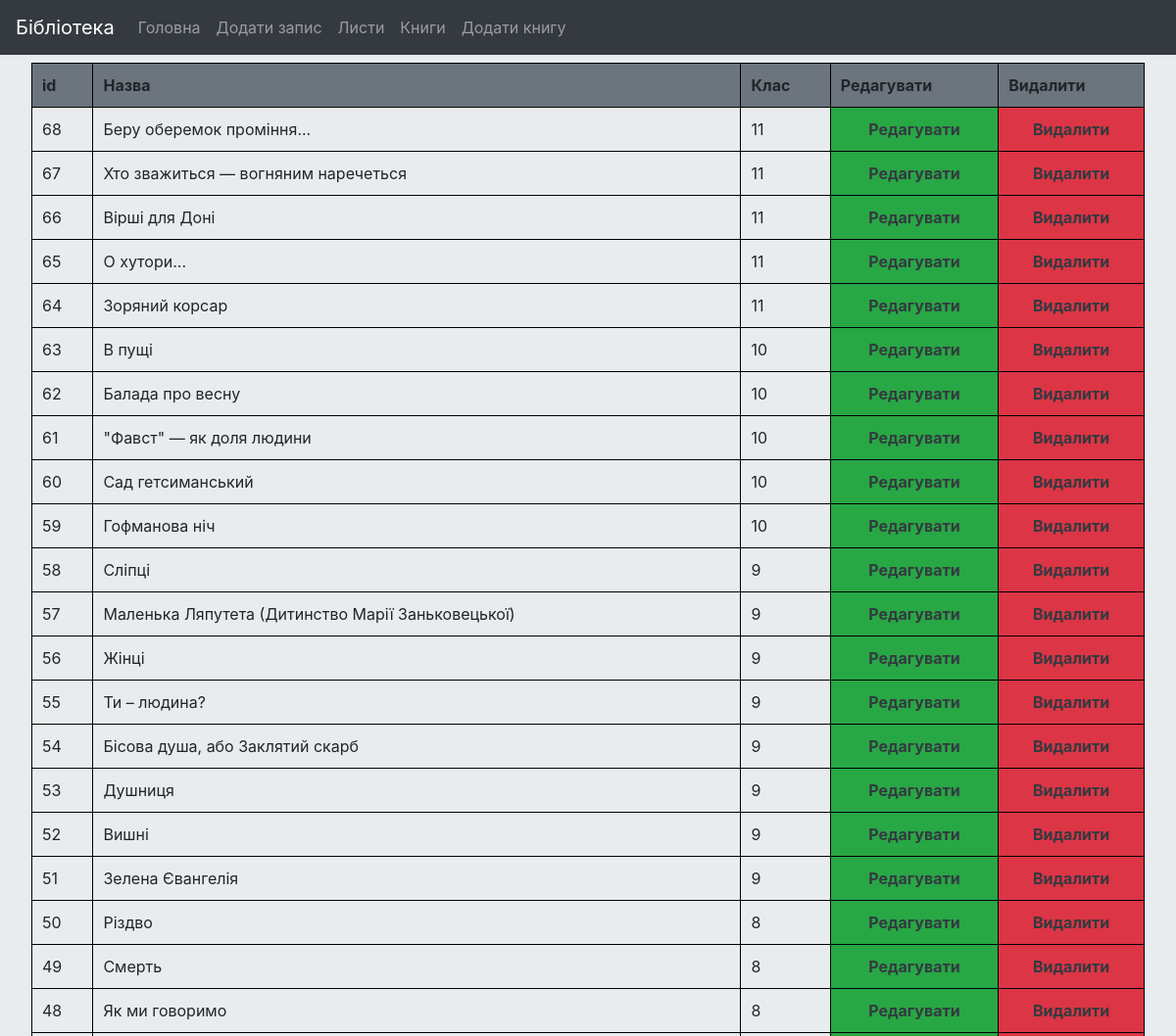
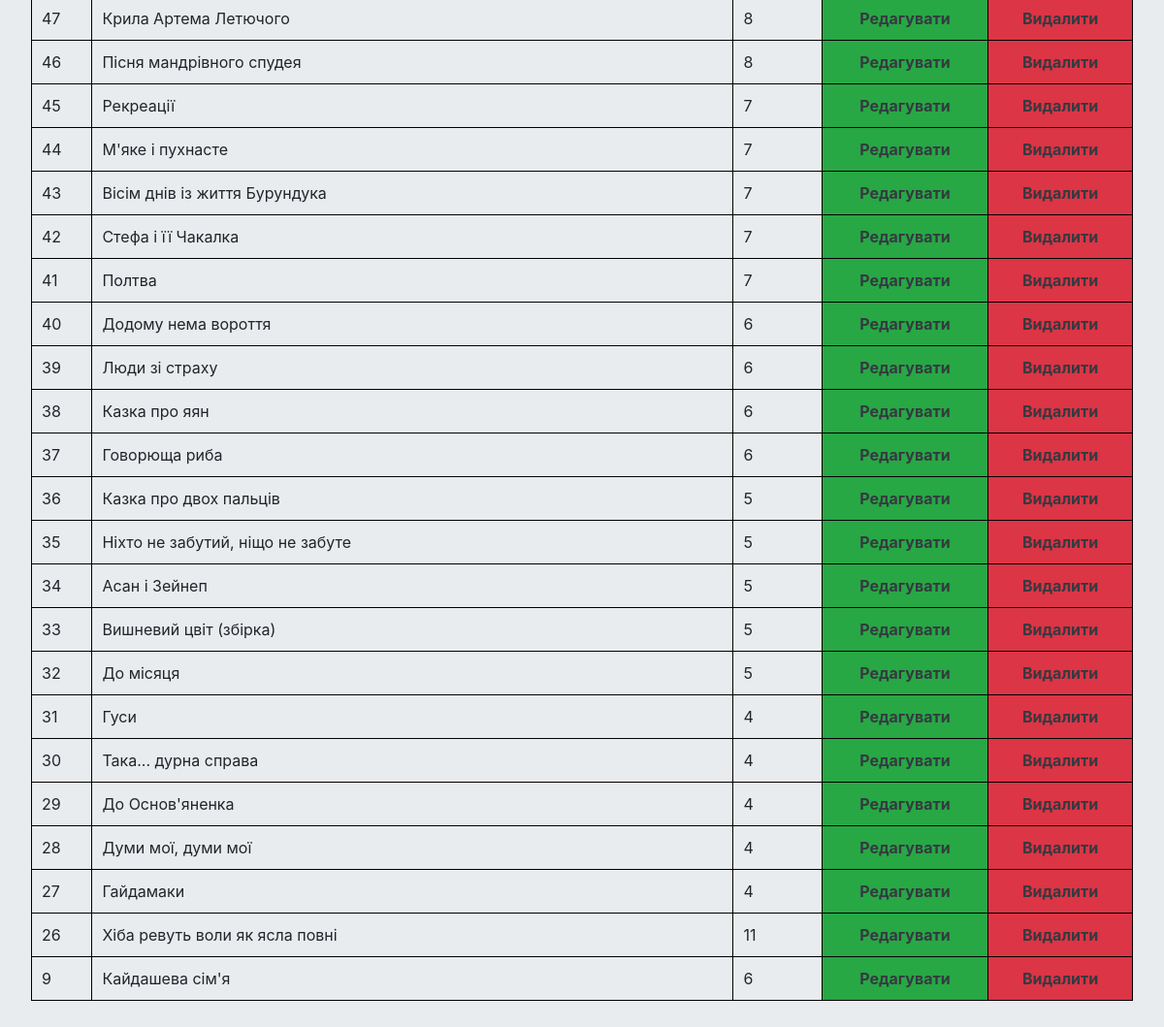
/admin/books.php, run on the app's committed database (2 pictures, top to bottom).
### tables this page shows
CREATE TABLE `books` (
  `id` int(11) NOT NULL,
  `title` text NOT NULL,
  `url` text NOT NULL,
  `categori` int(11) NOT NULL
);

### admin/books.php (the view, shortened to what this page needs)
<?php
include "config.php";
include "components/header.php";
?>
<?php
function ShowBookTable($link)
{
$query = "SELECT * FROM books ORDER BY id DESC";
$result = mysqli_query($link,$query) or die(mysqly_error($link));
for ($date = [];$array = mysqli_fetch_assoc($result);$date[]=$array);
echo '<table class=" container justify-content-center table>
<thead class="thead-dark ">
<th class="   bg-secondary">id</th>
<th class=" bg-secondary">Назва</th>
<th class=" bg-secondary">Клас</th>
<th class=" bg-secondary">Редагувати</th>
<th class=" bg-secondary">Видалити</th>
</tr> </thead>';
foreach ($date as $page) {
echo " <tr>
      <td >{$page['id']}</td>
      <td >{$page['title']}</td>
      <td >{$page['categori']}</td>
     <td class=\"bg-success \"><a class=\"text-dark font-weight-bold d-flex  justify-content-center\" href=\"books_edit.php?id={$page['id']}\">Редагувати</a></td>
	<td class=\"bg-danger\"><a class=\"text-dark font-weight-bold  d-flex  justify-content-center\" href=\" ?delete={$page['id']}\">Видалити</a></td>
    </tr>";
}
echo '</table>';
}
ShowBookTable($link);
?>
<?php include "components/footer.php";?>

### admin/css/styles.css (style rules this page uses)
body { margin: 0; padding: 0; }
main table td , main table th { border: 1px solid black; padding: 10px; }
main table tr { margin-bottom: 30px; }

### data on the page
books: id "68", title "Беру оберемок проміння...", categori "11"
books: id "67", title "Хто зважиться — вогняним наречеться", categori "11"
books: id "66", title "Вірші для Доні", categori "11"
books: id "65", title "О хутори...", categori "11"
books: id "64", title "Зоряний корсар", categori "11"
books: id "63", title "В пущі", categori "10"
books: id "62", title "Балада про весну", categori "10"
books: id "61", title "\"Фавст\" — як доля людини", categori "10"
books: id "60", title "Сад гетсиманський", categori "10"
books: id "59", title "Гофманова ніч", categori "10"
books: id "58", title "Сліпці", categori "9"
books: id "57", title "Маленька Ляпутета (Дитинство Марії Заньковецької)", categori "9"
books: id "56", title "Жінці", categori "9"
books: id "55", title "Ти – людина?", categori "9"
books: id "54", title "Бісова душа, або Заклятий скарб", categori "9"
books: id "53", title "Душниця", categori "9"
books: id "52", title "Вишні", categori "9"
books: id "51", title "Зелена Євангелія", categori "9"
books: id "50", title "Різдво", categori "8"
books: id "49", title "Смерть", categori "8"
books: id "48", title "Як ми говоримо", categori "8"
books: id "47", title "Крила Артема Летючого", categori "8"
books: id "46", title "Пісня мандрівного спудея", categori "8"
books: id "45", title "Рекреації", categori "7"
books: id "44", title "М'яке і пухнасте", categori "7"
books: id "43", title "Вісім днів із життя Бурундука", categori "7"
books: id "42", title "Стефа і її Чакалка", categori "7"
books: id "41", title "Полтва", categori "7"
books: id "40", title "Додому нема вороття", categori "6"
books: id "39", title "Люди зі страху", categori "6"
books: id "38", title "Казка про яян", categori "6"
books: id "37", title "Говорюща риба", categori "6"
books: id "36", title "Казка про двох пальців", categori "5"
books: id "35", title "Ніхто не забутий, ніщо не забуте", categori "5"
books: id "34", title "Асан і Зейнеп", categori "5"
books: id "33", title "Вишневий цвіт (збірка)", categori "5"
books: id "32", title "До місяця", categori "5"
books: id "31", title "Гуси", categori "4"
books: id "30", title "Така... дурна справа", categori "4"
books: id "29", title "До Основ'яненка", categori "4"
books: id "28", title "Думи мої, думи мої", categori "4"
books: id "27", title "Гайдамаки", categori "4"
books: id "26", title "Хіба ревуть воли як ясла повні", categori "11"
books: id "9", title "Кайдашева сім'я", categori "6"
